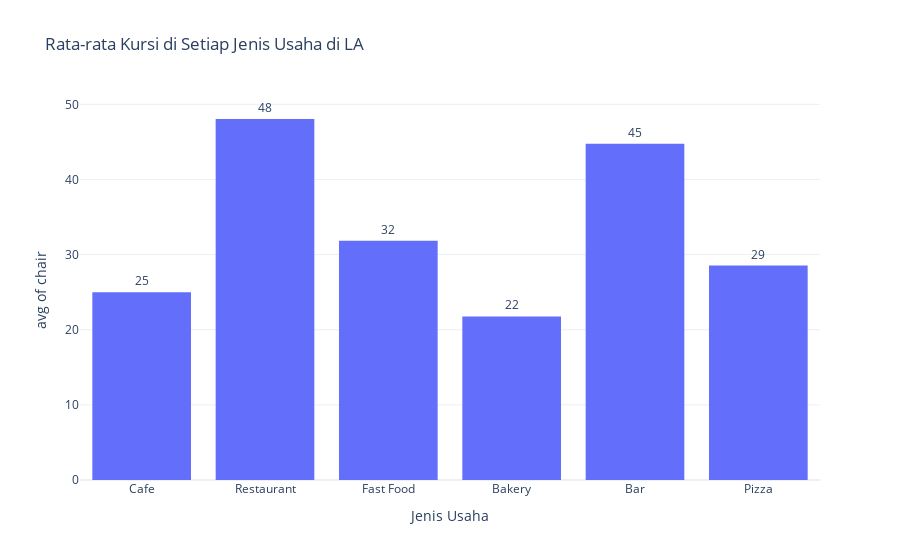

Notebook source saved alongside this figure:
### Markdown cell above
Jumlah kursi rata-rata akan dihitung menggunakan dataset `data`, dan melakukan visualisasi menggunakan `histogram` dari `plotly`.

### Code cell
# Membuat grafik rata-rata kursi di setiap jenis usaha
fig = px.histogram(data, x='object_type', y='number',
             histfunc='avg',
             labels={'object_type':'Jenis Usaha', 'number':'chair'}, 
             title='Rata-rata Kursi di Setiap Jenis Usaha di LA',
             template= 'plotly_white',
             text_auto='.2s')
fig.update_traces(textfont_size=12, textangle=0, textposition="outside", cliponaxis=False)
fig.show()

### Figure 1 — Plotly figure (JSON) as saved in the notebook; plotly's stock layout.template omitted (floating-point values rounded to 4 significant figures; data arrays with more than 128 entries replaced by an {"elided": "..."} marker saying what was removed)
{"data": [{"alignmentgroup": "True", "bingroup": "x", "cliponaxis": false, "histfunc": "avg", "hovertemplate": "Jenis Usaha=%{x}<br>avg of chair=%{y}<extra></extra>", "legendgroup": "", "marker": {"color": "#636efa", "pattern": {"shape": ""}}, "name": "", "offsetgroup": "", "orientation": "v", "showlegend": false, "textangle": 0, "textfont": {"size": 12}, "textposition": "outside", "texttemplate": "%{value:.2s}", "type": "histogram", "x": {"elided": "9648 str values"}, "xaxis": "x", "y": {"elided": "9648 int values"}, "yaxis": "y"}], "layout": {"barmode": "relative", "legend": {"tracegroupgap": 0}, "title": {"text": "Rata-rata Kursi di Setiap Jenis Usaha di LA"}, "xaxis": {"anchor": "y", "domain": [0, 1], "title": {"text": "Jenis Usaha"}}, "yaxis": {"anchor": "x", "domain": [0, 1], "title": {"text": "avg of chair"}}}}
